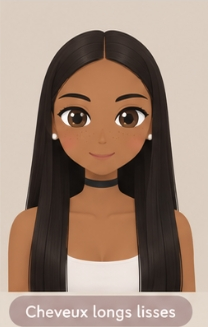
#> input picture docs/references/coiffures/modele-visage.png, 208 x 327 px, found by its file name
$ python traceur-coiffures.py
#> lines starting #> are read from the running program, lines starting #| are printed output that depends on the picture; after the words box and inside, x2 and y2 are one past the last pixel; in counts of white or black regions, pixels touching at a corner belong together
"""Décalque les coiffures dessinées par Prescillia (docs/references/coiffures/) en formes SVG lisses.
   python3 tools/traceur-coiffures.py [dossier_debug]  ->  écrit js/coiffures-art.js

   Pour chaque coiffure : on isole les cheveux (pixels sombres ou gris, ni peau ni fond),
   on retire les accessoires (ras-de-cou…), on regroupe les nuances en quelques teintes,
   puis on trace les contours dans le repère local de la tête du jeu (HT) :
   le visage du modèle (largeur à hauteur des yeux) est posé sur le visage ovale du jeu
   (x 106 → 294), le haut des cheveux sur y = 56 et le menton sur y = 312.
   « back » = cheveux visibles derrière le cou (dessinés avant le corps), « front » = le reste
   (dessiné après le visage)."""
import sys, os, json, numpy as np, cv2

HAIRS = {
 # id du jeu : image, rangée du menton, rangée de mesure de la largeur du visage, zones à retirer, zone « derrière le cou »
 'longs': {'src': 'docs/references/coiffures/longs-lisses.jpg', 'chin': 212, 'face_row': 145, 'bottom': 356,
           'cut': [(216, 230, 103, 148)], 'back': (206, 262, 80, 170), 'extend': 50, 'volume': 0, 'tips': False, 'mirror': 'right', 'fcut': [345, 136]},
}
# planche de 15 coiffures (docs/references/coiffures/planche-coiffures.jpg, découpée en cases) : le visage de chaque case
# est retrouvé en le comparant à celui de la case « cheveux longs » (modele-visage.png), ce qui donne sa position et sa taille ;
# la case est ensuite posée sur la tête du jeu avec la même échelle que « longs » (validée par Prescillia)
ROW_BOTTOM = [298, 286, 268]   # au-dessous : étiquette du nom (une par rangée de la planche)
def case(nom, rang, back=True, **kw):
    return {'src': f'docs/references/coiffures/{nom}.png', 'match': True, 'bottom': ROW_BOTTOM[rang], 'back': back, 'tips': False, 'smooth': False, **kw}
HAIRS.update({
 'carrelisse': case('carrelisse', 0, False), 'queuehaute2': case('queuehaute2', 0, False, combler='gd', oreilles=True),
 'mechesdevant': case('mechesdevant', 1), 'frangedroite': case('frangedroite', 1),
 'chignonhaut2': case('chignonhaut2', 1, False, oreilles=True), 'raiecotel': case('raiecotel', 1), 'deuxtresses': case('deuxtresses', 1, False, combler='gd', oreilles=True),
 'serretete': case('serretete', 2, accessoire='noir'), 'barrette': case('barrette', 2, accessoire='clair'),
 'raiemilieu': case('raiemilieu', 2), 'queuelisse': case('queuelisse', 2, True, combler='gd', oreilles=True),
})
# planche des coiffures bouclées et crépues (docs/references/coiffures/planche-bouclees.png) : autre modèle de visage,
# un peu plus grand (×1,033 d'après l'écart des yeux et la hauteur yeux-menton) ; rangées : étiquette du nom en bas de chaque case
# 14 coiffures décalquées sur la première planche (dossier bouclees/) ; les 6 qui y étaient dessinées de trois quarts
# (chignons, queues, tresses en arrière) sont reprises de la planche refaite de face avec le visage du jeu (bouclees-face/)
ROW_B, ROW_C = [268, 236, 219, 204], [274, 256, 251, 204]
FACE6 = ['bchignonhaut', 'bchignonbas', 'bchignonmeches', 'bqueue', 'btressesarriere', 'bqueuehaute']
def boucle(nom, rang, back=False, **kw):
    if nom in FACE6:
        return {'src': f'docs/references/coiffures/bouclees-face/{nom}.png', 'match': 'c', 'bottom': ROW_C[rang], 'back': back, 'tips': False, 'smooth': False, 'bord': 13, 'combler': 'gd', **kw}
    return {'src': f'docs/references/coiffures/bouclees/{nom}.png', 'match': 'b', 'bottom': ROW_B[rang], 'back': back, 'tips': False, 'smooth': False, 'bord': 13, **kw}
for i, ids in enumerate([['bafro', 'bbantu', 'bcarre', 'bchignon', 'bpuffs'], ['bbox', 'bcollees', 'bdemiqueue', 'bqueue', 'blongs'],
                         ['bchignonhaut', 'bchignonbas', 'btwists', 'bchignonmeches', 'bwashgo'], ['bfoulard', 'btressesboucles', 'bcourt', 'bqueuehaute', 'btressesarriere']]):
    for k in ids: HAIRS[k] = boucle(k, i)
HAIRS['bbox']['bottom'] = 222
HAIRS['bfoulard']['accessoire'] = 'foulard'
HAIRS['bcarre']['trous'] = [(140, 175, 280, 332), (225, 260, 280, 332)]
HAIRS['bafro']['trous'] = HAIRS['bcarre']['trous'] + [(75, 125, 195, 280), (275, 325, 195, 280)]   # sous la mâchoire et sous les oreilles
for k in ['bbox', 'bcollees', 'bdemiqueue', 'blongs']: HAIRS[k]['cou'] = [(85, 175, 195, 335), (225, 315, 195, 335)]   # des joues jusqu'au cou
HAIRS['bqueue']['fcut'] = [335, 40]   # la queue passe derrière l'épaule gauche
HAIRS['bchignon']['fin'] = [(60, 128, 70, 205), (272, 340, 70, 205)]   # côtés, des tempes aux oreilles
HAIRS['bpuffs']['fin'] = [(30, 112, 130, 300), (268, 345, 130, 300)]   # boucles qui pendent devant les oreilles
HAIRS['bbantu']['fermer'] = [(265, 310, 55, 105)]   # tempe droite, entre les deux nœuds
for k in ['bbantu', 'bchignon', 'bpuffs', 'bcollees', 'bfoulard', 'bcourt'] + FACE6: HAIRS[k]['oreilles'] = True
# planche « Coiffures pour garçon » (docs/references/coiffures/planche-garcons-lisses.jpg, cases dans garcons/) : visage de garçon
# plus long que celui du jeu ; la case est posée à la largeur de la tête et les yeux sur ceux du jeu (menton « virtuel »)
def garcon(nom, **kw):
    return {'src': f'docs/references/coiffures/garcons/{nom}.png', 'match': 'g', 'bottom': 196, 'back': False, 'tips': False, 'smooth': False, 'bord': 13, 'oreilles': True, 'combler': 'gd', 'rogne': 17, **kw}
GARCONS = ['gnaturel', 'gdegbas', 'gdegmoyen', 'gdeghaut', 'gbuzz', 'gcarrecourt', 'gcarremoyen', 'gcarrelong', 'gplaques', 'graiemilieu',
           'graiecote', 'gquiff', 'gpompadour', 'gtaper', 'gondule']
for k in GARCONS: HAIRS[k] = garcon(k)
for k, f in {'gdegbas': (186, 214), 'gdegmoyen': (172, 208), 'gdeghaut': (156, 200), 'gbuzz': (176, 212), 'gtaper': (182, 214), 'gnaturel': (196, 222)}.items(): HAIRS[k].update(fondu=f)
# dégradé : sur les côtés (hors du front), les cheveux s'éclaircissent jusqu'à la peau entre les deux hauteurs (unités de tête)
for k in ['gcarremoyen', 'gcarrelong', 'graiemilieu']: HAIRS[k].update(oreilles=False, combler=None, arrondi=0, oeil=(9, 9, 16, 9, 18))   # (hauteur œil, côté extérieur, côté intérieur, sourcil extérieur, intérieur) : les mèches qui passent sur le coin de l'œil restent   # yeux et sourcils découpés au plus près   # mèches qui descendent devant les oreilles
# modèles de visage : image, découpe (sourcils -> bouche), centre des yeux et menton dans la découpe, taille par rapport au visage de « longs »
K_LONGS, CHIN_U = 1.785, 308.5
def _bez(d):   # contour du visage « ovale » du jeu (FACES.ovale dans js/app.js), en points
    n = [float(t) for t in d.replace('M', ' ').replace('C', ' ').replace('Z', ' ').replace(',', ' ').split()]
    P = [(n[0], n[1])]; pts = []
    for i in range(2, len(n), 6):
        p1, p2, p3 = (n[i], n[i + 1]), (n[i + 2], n[i + 3]), (n[i + 4], n[i + 5]); p0 = P[-1]
        for t in np.linspace(0, 1, 30):
            pts.append([(1 - t) ** 3 * p0[k] + 3 * (1 - t) ** 2 * t * p1[k] + 3 * (1 - t) * t * t * p2[k] + t ** 3 * p3[k] for k in (0, 1)])
        P.append(p3)
    return np.array(pts, np.float32)
FACE_OV = _bez('M200,312 C140,312 106,262 106,190 C106,112 148,70 200,70 C252,70 294,112 294,190 C294,262 260,312 200,312Z')
FACES_T = {True: (cv2.imread('docs/references/coiffures/modele-visage.png')[92:165, 70:138], 34, 25.5, 80, 1.0),
           'b': (cv2.imread('docs/references/coiffures/bouclees/bcarre.png')[116:186, 82:162], 39.25, 27, 82.75, 1.033),
           # visage du jeu dessiné par Prescillia : yeux à ±30 px et 59 px au-dessus du menton = yeux du jeu (±52, y 205) et menton (y 312)
           'c': (cv2.imread('docs/references/coiffures/bouclees-face/bcarre.png')[118:194, 95:191], 48, 30, 89.5, K_LONGS / 1.77),
           # garçon (case « buzz cut ») : yeux à ±28,5 px en y 115, 1,85 unité par px (largeur de la tête), menton virtuel = yeux + 107 unités
           'g': (cv2.imread('docs/references/coiffures/garcons/gbuzz.png')[100:165, 35:130], 47.5, 15, 72.8, K_LONGS / 1.85)}
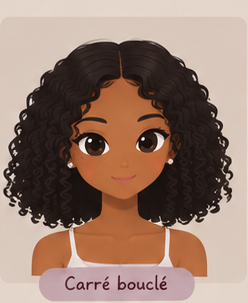
#> input picture docs/references/coiffures/bouclees/bcarre.png, 248 x 303 px, found by its file name
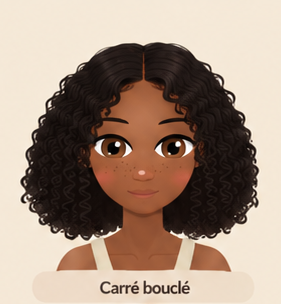
#> input picture docs/references/coiffures/bouclees-face/bcarre.png, 281 x 304 px, found by its file name
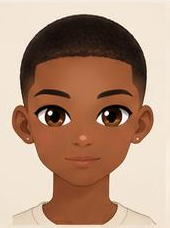
#> input picture docs/references/coiffures/garcons/gbuzz.png, 170 x 228 px, found by its file name
EYES_T = {True: (26.25, 54.5), 'b': (27.1, 56.3), 'c': (30, 59.5), 'g': (28.5, 57.8)}   # écart des yeux au centre et hauteur yeux-menton, en px du modèle (taille 1)
def visage(img, m=True):
    T, ex, ey_, ch, k = FACES_T[m]; best = None
    for s in np.arange(.8, 1.45, .01):
        t = cv2.resize(T, None, fx=s, fy=s, interpolation=cv2.INTER_AREA)
        r = cv2.matchTemplate(img, t, cv2.TM_CCOEFF_NORMED); _, v, _, loc = cv2.minMaxLoc(r)
        if best is None or v > best[0]: best = (v, s, loc)
    v, s, (x, y) = best
    return s * k, x + ex * s, y + ch * s
# repère du dessin « longs » : 1,785 unité de tête par pixel du modèle, menton du modèle en y = 308,5
UP = 8
dbg = sys.argv[1] if len(sys.argv) > 1 else None
out = {}
ONLY = os.environ.get("ONLY", "").split(",") if os.environ.get("ONLY") else None
for hid, c in HAIRS.items():
    if ONLY and hid not in ONLY: continue
    im = cv2.imread(c['src'])[:, :, ::-1].astype(int)
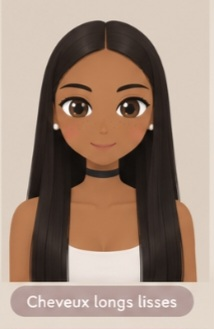
#> input picture docs/references/coiffures/longs-lisses.jpg, 214 x 329 px, found by its file name
    if c.get('match'):
        fs, fcx, fch = visage(cv2.imread(c['src']), c['match'])
        c['chin'] = int(fch); c['face'] = (fs, fcx, fch)
        if c.get('face3q'):   # tête de trois quarts sur la planche : redressée de face. À hauteur des sourcils, le bord des cheveux à gauche (arrière
            # du crâne, trop large) et à droite (côté visage, écrasé) est ramené à égale distance de l'axe des yeux ; repères mesurés sur chaque case
            Lo, Ro = fcx + c['face3q'][0], fcx + c['face3q'][1]; W = (Ro - Lo) / 2
            src_pts = [Lo, fcx, Ro]; dst_pts = [fcx - W, fcx, fcx + W]
            xo = np.arange(im.shape[1], dtype=np.float32)
            xs_ = np.interp(xo, dst_pts, src_pts).astype(np.float32)
            xs_[xo < dst_pts[0]] = xo[xo < dst_pts[0]] - (dst_pts[0] - src_pts[0])   # queue, chignon : suivent le bord sans être déformés
            xs_[xo > dst_pts[2]] = xo[xo > dst_pts[2]] - (dst_pts[2] - src_pts[2])
            mx = np.tile(xs_, (im.shape[0], 1)); my = np.tile(np.arange(im.shape[0], dtype=np.float32)[:, None], (1, im.shape[1]))
            if c.get('chignon'):   # chignon sur le dessus : décalé vers le milieu (fondu entre y0 et y1, au-dessus du crâne)
                S_, y0_, y1_ = c['chignon']; ys_ = np.arange(im.shape[0], dtype=np.float32)
                mx -= (S_ * np.clip((y1_ - ys_) / (y1_ - y0_), 0, 1))[:, None]
            im = cv2.remap(im.astype(np.uint8), mx, my, cv2.INTER_CUBIC, borderMode=cv2.BORDER_REPLICATE).astype(int)
        c['cut'] = [(int(fch + 4 * fs), int(fch + 22 * fs), int(fcx - 24 * fs), int(fcx + 24 * fs))]   # ras-de-cou
        ex_, ey_ = EYES_T[c['match']]; sc_ = fs / FACES_T[c['match']][4]   # les deux yeux (quand une mèche fine les touche, ils seraient pris pour des cheveux)
        ey = fch - ey_ * sc_
        mh, mw = {True: (10, 15), 'b': (10 * 1.033, 15 * 1.033), 'c': (11, 16), 'g': (10, 16)}[c['match']]
        oe = c.get('oeil') or (mh, mw, mw, 18, 18)
        bo = lambda dx, o, i: (int(fcx + dx * sc_ - (o if dx < 0 else i) * sc_), int(fcx + dx * sc_ + (i if dx < 0 else o) * sc_))
        c['cut'] += [(int(ey - oe[0] * sc_), int(ey + oe[0] * sc_)) + bo(dx, oe[1], oe[2]) for dx in (-ex_, ex_)]
        if c.get('sourcils', c['match'] == 'g'):   # sourcils épais du garçon : retirés (sauf s'ils touchent une frange, cf. 'sourcils': False)
            c['cut'] += [(int(ey - 27 * sc_), int(ey - 10 * sc_)) + bo(dx, oe[3], oe[4]) for dx in (-ex_, ex_)]
        c['back'] = (int(fch - 6 * fs), c['bottom'], 0, im.shape[1]) if c['back'] else None
    if c.get('mirror'):   # moitié du dessin recopiée en miroir (Prescillia a validé ce côté-là)
        sk0 = (im[..., 0] - im[..., 2] > 45) & (im[..., 0] > 120); fx0 = np.where(sk0[c['face_row']])[0]; cx0 = (fx0.min() + fx0.max() + 1) / 2
#> after `sk0 = (im[..., 0] - im[..., 2] > 45) & (im[..., 0] > 120)`:
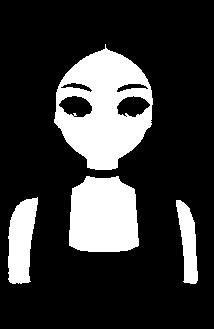
#> sk0: shape (329, 214) bool; 21.5% white; 4 white regions, box (x1, y1, x2, y2) and area: (54, 44, 153, 170) 7498, (69, 176, 139, 252) 4650, (8, 197, 38, 284) 1852, (176, 200, 198, 284) 1113
#> after `fx0 = np.where(sk0[c['face_row']])[0]`: fx0 = 67 values from 70 to 136
#> after `cx0 = (fx0.min() + fx0.max() + 1) / 2`: cx0 = 103.5
        # axe = la raie (colonne la plus claire en haut du crâne), pour ne pas doubler la raie
        lu0 = (im * [.299, .587, .114]).sum(-1); dk = np.where((lu0 < 70).any(1))[0][0]
#> after `dk = np.where((lu0 < 70).any(1))[0][0]`: dk = 21
        cols = np.arange(int(cx0) - 10, int(cx0) + 11); cx0 = cols[np.argmax(lu0[dk + 4:dk + 22, cols].mean(0))] + .5
#> after `cx0 = cols[np.argmax(lu0[dk + 4:dk + 22, cols].mean(0))] + 0.5`: cx0 = 105.5
        xs0 = np.arange(im.shape[1]); src = np.clip(np.round(2 * cx0 - 1 - xs0).astype(int), 0, im.shape[1] - 1)
#> after `src = np.clip(np.round(2 * cx0 - 1 - xs0).astype(int), 0, im.shape[1] `: src = 214 values, max 210 at index 0, min 0 at index 210, mean 103.5
        side = xs0 < cx0 if c['mirror'] == 'right' else xs0 >= cx0
        im = im.copy(); im[:, side] = im[:, src[side]]
    lum = (im * [.299, .587, .114]).sum(-1); r, g, b = im[..., 0], im[..., 1], im[..., 2]
    skin = (r - b > 45) & (r > 120)
#> skin: shape (329, 214) bool; 19.5% white; 4 white regions, box (x1, y1, x2, y2) and area: (58, 44, 153, 170) 7164, (72, 176, 139, 252) 4358, (13, 200, 35, 284) 1113, (176, 200, 198, 284) 1113
    cand = ((lum < 95) | ((lum < 130) & (abs(r - b) < 25))) & ~skin
#> cand: shape (329, 214) bool; 28.7% white; 5 white regions, box (x1, y1, x2, y2) and area: (27, 21, 184, 282) 19263, (61, 96, 94, 117) 370, (117, 96, 150, 117) 370, (63, 84, 94, 92) 116, (117, 84, 148, 92) 116
    cand[c['bottom']:] = False
    for y0, y1, x0, x1 in c['cut']: cand[y0:y1, x0:x1] = False
    n, lab, st, _ = cv2.connectedComponentsWithStats(cand.astype(np.uint8), 8)
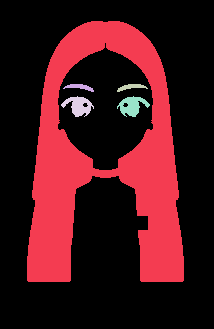
#> lab: shape (329, 214) int32; 6 distinct labels, from 0 to 5; one colour per label, 0 black
#> n = 6; st = [[0, 0, 214, 329, 50318], [27, 21, 157, 261, 19116], [63, 84, 31, 8, 116], [117, 84, 31, 8, 116], [61, 96, 33, 21, 370], [117, 96, 33, 21, 370]]
    amax = max(st[i][4] for i in range(1, n))
#> amax = 19116
    big = [i for i in range(1, n) if st[i][4] > amax * .08]   # les cheveux, pas les yeux ni les sourcils
#> big = [1]
    hair = np.isin(lab, big)
#> hair: shape (329, 214) bool; 27.2% white; 1 white region, box (x1, y1, x2, y2) and area: (27, 21, 184, 282) 19116
    hair = cv2.morphologyEx(hair.astype(np.uint8), cv2.MORPH_CLOSE, np.ones((3, 3), np.uint8)).astype(bool)
#> hair: shape (329, 214) bool; 27.2% white; 1 white region, box (x1, y1, x2, y2) and area: (27, 21, 184, 282) 19127
    hair = cv2.morphologyEx(hair.astype(np.uint8), cv2.MORPH_OPEN, np.ones((7, 1), np.uint8)).astype(bool)   # enlève les traits fins horizontaux (contour des épaules)
#> hair: shape (329, 214) bool; 27.2% white; 1 white region, box (x1, y1, x2, y2) and area: (27, 21, 184, 282) 19121
    Zfin = None
    if c.get('fin'):   # zones affinées (montrées par Prescillia) : mèches fines et boucles qui pendent gardées telles quelles, sans épaississement
        fs_, fcx_, fch_ = c['face']; k_ = K_LONGS / fs_
        U_ = 200 + (np.arange(im.shape[1]) - fcx_) * k_; V_ = CHIN_U + (np.arange(im.shape[0]) - fch_) * k_
        Zfin = np.zeros(hair.shape, bool)
        for u0, u1, v0, v1 in c['fin']: Zfin |= ((V_ >= v0) & (V_ <= v1))[:, None] & ((U_ >= u0) & (U_ <= u1))[None, :]
        n_, lab_, st_, _ = cv2.connectedComponentsWithStats((cand & Zfin).astype(np.uint8), 8)
        hair = (hair & ~Zfin) | np.isin(lab_, [i for i in range(1, n_) if st_[i][4] >= 6])
    if c.get('match'):   # boucles d'oreilles du dessin (perles blanches cerclées de foncé) : retirées des cheveux, le trou sera bouché
        fs_ = c['face'][0]; pe = (lum > 185) & (abs(r - b) < 40)
        pe[:int(c['chin'] - 50 * fs_)] = False; pe[int(c['chin'] - 5 * fs_):] = False
        n_, lab_, st_, _ = cv2.connectedComponentsWithStats(pe.astype(np.uint8), 8)
        pe = np.isin(lab_, [i for i in range(1, n_) if st_[i][4] < 80 * fs_ ** 2])
        ring = cv2.dilate(pe.astype(np.uint8), cv2.getStructuringElement(cv2.MORPH_ELLIPSE, (11, 11))).astype(bool) & ~pe
        c['perle'] = (ring & hair) | pe; hair &= ~cv2.dilate(pe.astype(np.uint8), cv2.getStructuringElement(cv2.MORPH_ELLIPSE, (11, 11))).astype(bool)
    accM = None
    if c.get('accessoire'):   # barrette (claire) ou serre-tête (noir neutre) : calque à part, jamais reteint avec les cheveux
        if c['accessoire'] == 'clair': acc = (lum > 120) & (r - b < 20) & cv2.dilate(hair.astype(np.uint8), np.ones((9, 9), np.uint8)).astype(bool)
        elif c['accessoire'] == 'foulard': acc = (lum > 36) & (lum < 80) & (abs(g - b) <= 4) & (r - g > 10) & (r - g < 30)   # tissu prune, plus clair que les cheveux
        else: acc = ((r - b) < 6) & (lum < 70)
        acc[int(c['chin'] - 60 * c['face'][0]):] = False
        acc = cv2.morphologyEx(acc.astype(np.uint8), cv2.MORPH_CLOSE, np.ones((3, 3), np.uint8))
        n_, lab_, st_, _ = cv2.connectedComponentsWithStats(acc, 8); accM = lab_ == 1 + int(np.argmax(st_[1:, 4]))
        hair |= accM
    # le dessin est coupé par le cadre : on prolonge les mèches (même profil, mêmes reflets) de « extend » pixels
    ext = c.get('extend', 0)
    if ext:
        yb = np.where(hair.any(1))[0].max() - 4          # les dernières lignes touchent le bord du cadre
#> yb = 277
        band = im[yb - 28:yb]; reps = []                  # bande de 28 lignes répétée en miroir : pas de raccord visible
        while sum(len(x) for x in reps) < ext: reps.append(band[::-1] if len(reps) % 2 == 0 else band)
#> after the loop, reps = 2 items
        hair = np.vstack([hair[:yb], np.repeat(hair[yb - 1:yb], ext, 0), np.zeros((im.shape[0] - yb, im.shape[1]), bool)])
#> hair: shape (379, 214) bool; 28.5% white; 1 white region, box (x1, y1, x2, y2) and area: (27, 21, 184, 327) 23085
        im = np.vstack([im[:yb], np.vstack(reps)[:ext], im[yb:]])
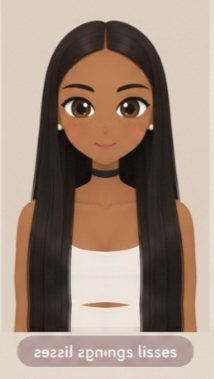
#> im: shape (379, 214, 3) int64; mean R, G, B 159.2, 137.9, 123.9
        skin = np.vstack([skin, np.zeros((ext, skin.shape[1]), bool)])
    # volume (demandé par Prescillia) : chaque mèche extérieure est étirée vers l'extérieur de « volume » pixels,
    # progressivement depuis le sommet du crâne ; les reflets suivent puisque ce sont les mêmes pixels étirés
    vol = c.get('volume', 0)
    if vol:
        t0 = np.where(hair.any(1))[0].min()
        im2 = im.copy(); h2 = hair.copy(); W = hair.shape[1]
        for y in range(t0, hair.shape[0]):
            d = vol * min(1, (y - t0) / 28)
            if d < .3: continue
            row = hair[y]; xs_ = np.where(row)[0]
            if not len(xs_): continue
            for side in (0, 1):
                if side == 0:
                    a = xs_.min(); b = a
                    while b + 1 < W and row[b + 1]: b += 1           # mèche de gauche : [a, b]
                    tgt = np.arange(max(0, int(a - d)), b + 1); src = b - (b - tgt) * (b - a) / (b - a + d)
                else:
                    b = xs_.max(); a = b
                    while a - 1 >= 0 and row[a - 1]: a -= 1          # mèche de droite : [a, b]
                    tgt = np.arange(a, min(W, int(b + d) + 1)); src = a + (tgt - a) * (b - a) / (b - a + d)
                si = np.clip(np.round(src).astype(int), 0, W - 1)
                im2[y, tgt] = im[y, si]; h2[y, tgt] = hair[y, si]
        im, hair = im2, h2
        # contour extérieur lissé (pas de marche à la hauteur des épaules) : on comble avec les pixels du bord
        rows = [y for y in range(hair.shape[0]) if hair[y].any()]
        L_ = np.array([np.where(hair[y])[0].min() for y in rows], float); R_ = np.array([np.where(hair[y])[0].max() for y in rows], float)
        # le bord extérieur ne peut rentrer que très lentement (0,15 px par ligne) : pas de marche aux épaules
        Ls = L_.copy(); Rs = R_.copy()
        for i in range(1, len(rows)):
            if rows[i] >= t0 + 100: Ls[i] = min(L_[i], Ls[i - 1] + .15); Rs[i] = max(R_[i], Rs[i - 1] - .15)
        for y, l0, ls, r0, rs in zip(rows, L_, Ls, R_, Rs):
            l0, r0 = int(l0), int(r0); ls = int(round(ls)); rs = int(round(rs))
            if ls < l0: n_ = l0 - ls; im[y, ls:l0] = im[y, l0 + 2:l0 + 2 + n_][::-1]; hair[y, ls:l0] = True   # mèches en miroir : même texture
            if rs > r0: n_ = rs - r0; im[y, r0 + 1:rs + 1] = im[y, r0 - 1 - n_:r0 - 1][::-1]; hair[y, r0 + 1:rs + 1] = True
    ys, xs = np.where(hair); top = ys.min()
#> after `top = ys.min()`: top = 21
#> (the rest of the program and of its run is left out)
